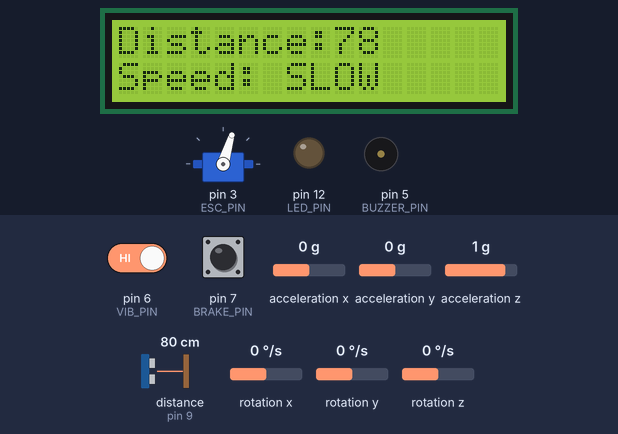
A sketch run on a simulated Arduino Uno, built with avr-gcc and run on an emulated ATmega328P. On the bench: servo, 16×2 character LCD, output pins drawn as LEDs (lit = HIGH), buzzer (waves = sounding, pin HIGH). Wiring (inferred from the names in the program): ultrasonic range finder: trigger pin 8; echo pin 9. The test bench sets the inputs (shaded band); at power-on: pin 7 (BRAKE_PIN) HIGH, distance to the obstacle (sensor on pin 9) 80 cm, acceleration x 0 g, pin 6 (VIB_PIN) HIGH, acceleration y 0 g, acceleration z 1 g, rotation x 0 °/s, rotation y 0 °/s, rotation z 0 °/s. The echo pulse lasts 58.3 µs per cm; pins used as bus, display or sensor lines are not drawn; what the sketch prints to the serial monitor is not drawn.

Above: at 4.2 s.
4.3 s: pin 7 (BRAKE_PIN) pulled LOW for 1 s
At 5.3 s:
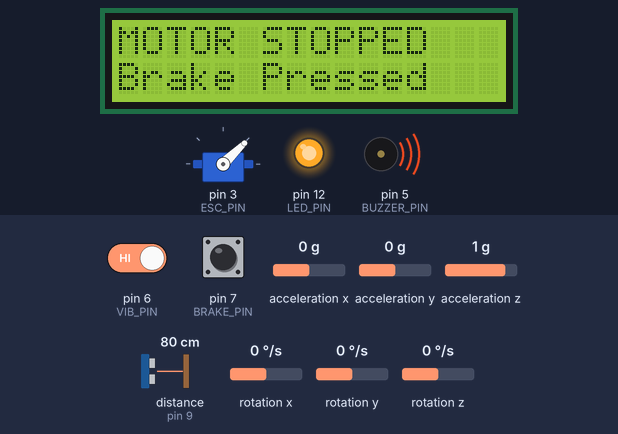
7.0 s: distance to the obstacle (sensor on pin 9) set to 120 cm
At 7.8 s:
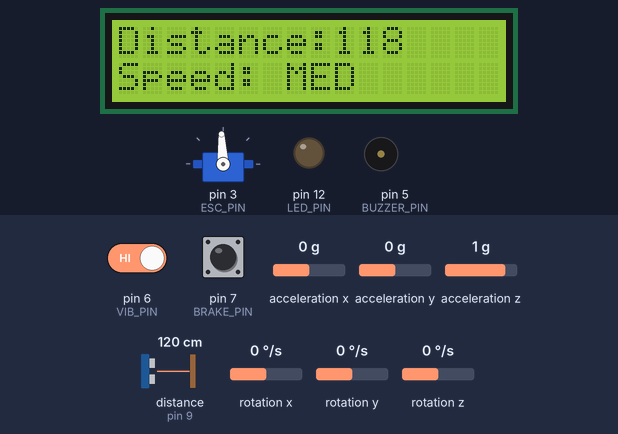
8.6 s: acceleration x set to -0.8 g
10.1 s: acceleration x set to -1.1 g
At 11.4 s:
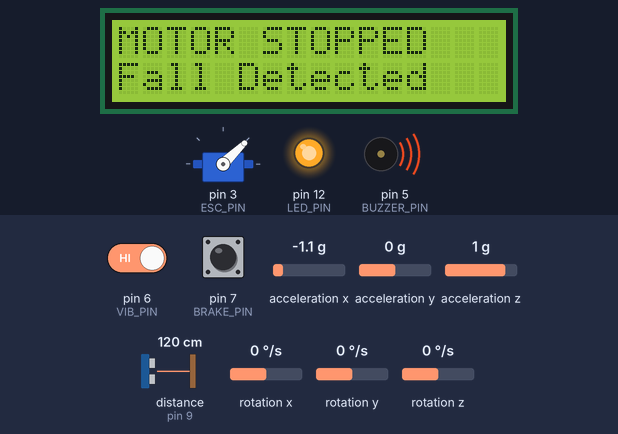
11.7 s: pin 6 (VIB_PIN) driven LOW
At 12.5 s:
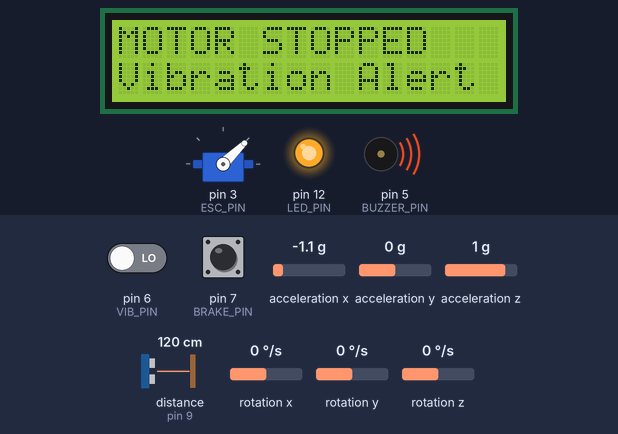
13.3 s: pin 6 (VIB_PIN) driven HIGH
At 14.6 s:
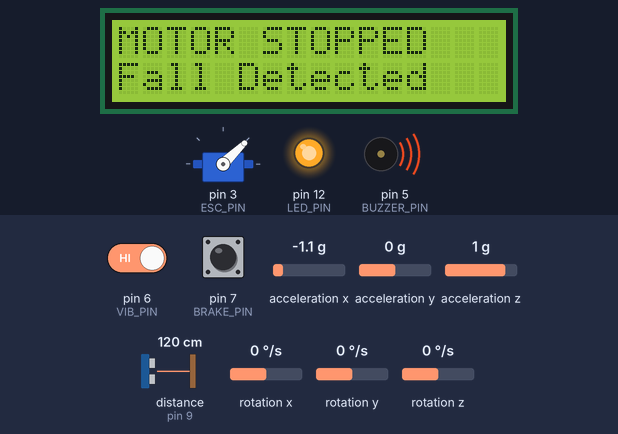
Timing chart, 0 to 16.3 s (numbered marks = the images above; inputs shaded):
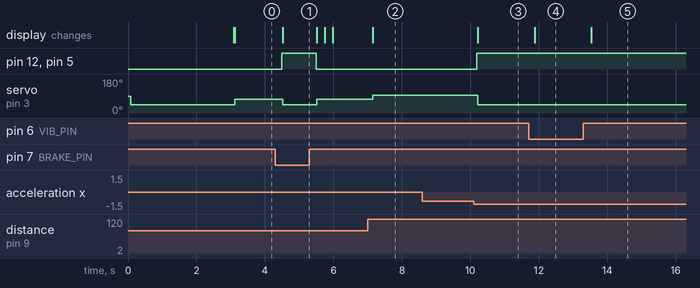

Measured:
- the behaviour switches between -0.9 and -1 g on acceleration x (found by bisection; images 2 and 3)
- after the input at 4.3 s, pin 12 (LED_PIN), pin 5 (BUZZER_PIN): LOW → HIGH after 0.19 s, → LOW 1.0 s later; servo on pin 3 (ESC_PIN): 73° → 44° after 0.22 s, → 73° 0.99 s later; the display: changes after 0.22 s (image 1)
- after the input at 7.0 s, servo on pin 3 (ESC_PIN): 73° → 93° after 0.14 s; the display: changes after 0.15 s (image 2)
- after the input at 8.6 s, every drawn part: stays the same
- after the input at 10.1 s, pin 12 (LED_PIN), pin 5 (BUZZER_PIN): LOW → HIGH after 0.09 s; servo on pin 3 (ESC_PIN): 93° → 44° after 0.12 s; the display: changes after 0.12 s (image 3)
- after the input at 11.7 s, the display: changes after 0.18 s (image 4)
- after the input at 13.3 s, the display: changes after 0.24 s (image 5)

The sketch:

src_Code.ino
```cpp
#include <Servo.h>
#include <Wire.h>
#include <MPU6050.h>
#include <LiquidCrystal_I2C.h>

/* -------- Pins -------- */
#define TRIG_PIN   8
#define ECHO_PIN   9
#define ESC_PIN    3
#define BRAKE_PIN  7
#define VIB_PIN    6
#define BUZZER_PIN 5
#define LED_PIN    12

Servo esc;
MPU6050 mpu;
LiquidCrystal_I2C lcd(0x27, 16, 2);

/* -------- Variables -------- */
long duration;
int distance;

int16_t ax, ay, az;
bool fallDetected = false;

int currentPWM = 1000;   // To track motor speed sent to ESC

/* -------- Serial Send Function -------- */
void sendSerial()
{
  Serial.print(distance); Serial.print(":");
  Serial.print(digitalRead(BRAKE_PIN)); Serial.print(":");
  Serial.print(digitalRead(VIB_PIN)); Serial.print(":");
  Serial.print(fallDetected ? 1 : 0); Serial.print(":");
  Serial.println(currentPWM);
}

/* -------- Stop Motor Function -------- */
void stopMotor(String reason) {
  currentPWM = 1000;
  esc.writeMicroseconds(1000);

  digitalWrite(BUZZER_PIN, HIGH);
  digitalWrite(LED_PIN, HIGH);

  lcd.clear();
  lcd.setCursor(0, 0);
  lcd.print("MOTOR STOPPED");
  lcd.setCursor(0, 1);
  lcd.print(reason);

  sendSerial();   // Send stopped status
  Serial.println(reason);

  delay(300);
}

void setup() {
  Serial.begin(9600);

  pinMode(TRIG_PIN, OUTPUT);
  pinMode(ECHO_PIN, INPUT);
  pinMode(BRAKE_PIN, INPUT_PULLUP);
  pinMode(VIB_PIN, INPUT);
  pinMode(BUZZER_PIN, OUTPUT);
  pinMode(LED_PIN, OUTPUT);

  esc.attach(ESC_PIN);

  lcd.init();
  lcd.backlight();

  lcd.setCursor(0, 0);
  lcd.print("System Init...");

  // ---- ESC Arming ----
  esc.writeMicroseconds(1000);
  delay(3000);

  // ---- MPU Init ----
  Wire.begin();
  mpu.initialize();

  lcd.clear();
  lcd.print("Ready");
}

void loop() {

  /* -------- Brake Switch -------- */
  if (digitalRead(BRAKE_PIN) == LOW) {
    stopMotor("Brake Pressed");
    return;
  }

  /* -------- Vibration Sensor -------- */
  if (digitalRead(VIB_PIN) == LOW) {
    stopMotor("Vibration Alert");
    return;
  }

  /* -------- Read MPU -------- */
  mpu.getAcceleration(&ax, &ay, &az);

  fallDetected = false;

  if (ax > 15000 || ax < -15000 || ay > 15000 || ay < -15000) {
    fallDetected = true;
  }

  if (fallDetected) {
    stopMotor("Fall Detected");
    return;
  }

  /* -------- Ultrasonic -------- */
  digitalWrite(TRIG_PIN, LOW);
  delayMicroseconds(2);
  digitalWrite(TRIG_PIN, HIGH);
  delayMicroseconds(10);
  digitalWrite(TRIG_PIN, LOW);

  duration = pulseIn(ECHO_PIN, HIGH, 30000);
  distance = duration * 0.034 / 2;

  lcd.clear();
  lcd.setCursor(0, 0);
  lcd.print("Distance:");
  lcd.print(distance);

  /* -------- Speed Control -------- */
  digitalWrite(BUZZER_PIN, LOW);
  digitalWrite(LED_PIN, LOW);

  if (distance > 150) {
    currentPWM = 1700;
    esc.writeMicroseconds(currentPWM);
    lcd.setCursor(0, 1);
    lcd.print("Speed: FAST ");
  }
  else if (distance > 100) {
    currentPWM = 1500;
    esc.writeMicroseconds(currentPWM);
    lcd.setCursor(0, 1);
    lcd.print("Speed: MED  ");
  }
  else if (distance > 50) {
    currentPWM = 1300;
    esc.writeMicroseconds(currentPWM);
    lcd.setCursor(0, 1);
    lcd.print("Speed: SLOW ");
  }
  else {
    stopMotor("Obstacle Near");
    return;
  }

  sendSerial();   // Send live running data

  delay(200);
}
```
